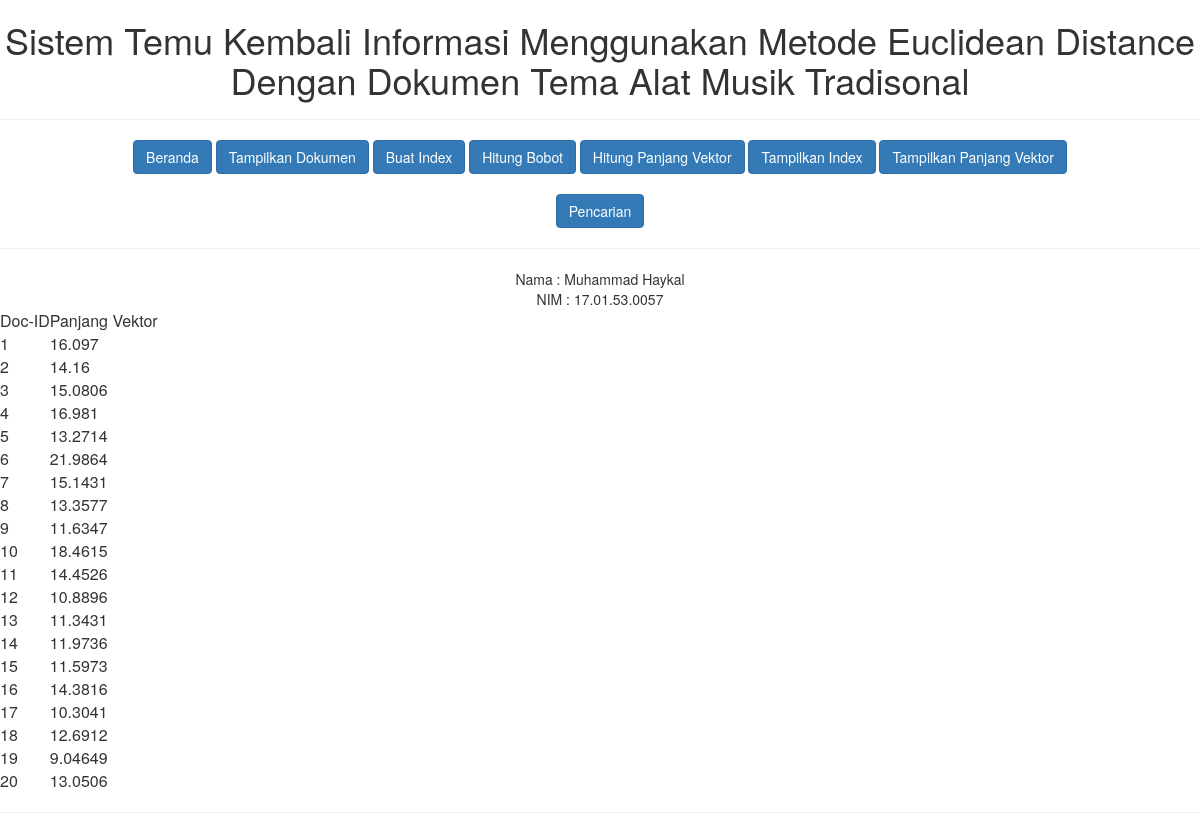
Page /index.php?act=showvektor on the committed database.
### tables this page shows
CREATE TABLE `tbvektor` (
  `DocId` int(11) NOT NULL,
  `Panjang` float NOT NULL
);

### index.php (the view, shortened to what this page needs)
<head>
    <link href="css/bootstrap.min.css" rel="stylesheet">
</head>
<body>
<h1 align=center>Sistem Temu Kembali Informasi Menggunakan Metode Euclidean Distance Dengan Dokumen Tema Alat Musik Tradisonal</h1>
<hr>
<div align=center>
<div class="container">
<a href="index.php" class="btn btn-primary">Beranda</a>
<a href="index.php?act=corpus" class="btn btn-primary">Tampilkan Dokumen</a>
<a href="index.php?act=indexing" class="btn btn-primary">Buat Index</a>
<a href="index.php?act=bobot" class="btn btn-primary">Hitung Bobot</a>
<a href="index.php?act=panjangvektor" class="btn btn-primary">Hitung Panjang Vektor</a>
<a href="index.php?act=showindex" class="btn btn-primary">Tampilkan Index</a>
<a href="index.php?act=showvektor" class="btn btn-primary">Tampilkan Panjang Vektor</a>
<br/>
<br/>
<a href="index.php?act=retrieve" class="btn btn-primary">Pencarian</a>
</div>
</div>
<hr />
<div align=center>
Nama 	: Muhammad Haykal <br/>
NIM		: 17.01.53.0057
</div>
<?php
include 'fungsi.php';
$apa = @$_GET["act"];
if ($apa == "corpus") {
	$result = mysqli_query($con,"SELECT * FROM tbberita ORDER BY Id");
	while($row = mysqli_fetch_array($result)) {
		echo $row['Id'] . ". <font color =blue>" . $row['Judul'] . "</font><br />" . $row['Berita'];
		echo "<hr />";
	}
}
else if ($apa == "indexing") {
	buatindex();
	print("<hr />");
}
else if ($apa == "bobot") {
	hitungbobot();
	print("<hr />");
}
else if ($apa == "panjangvektor") {
	panjangvektor();
	print("<hr />");
}
else if ($apa == "showvektor") {
	print("<table>");
	print("<tr><td>Doc-ID</td><td>Panjang Vektor</td></tr>");
	$result = mysqli_query($con,"SELECT * FROM tbvektor")or die (mysqli_error($con));
	while($row = mysqli_fetch_array($result)) {
		print("<tr>");
		print("<td>" . $row['DocId'] . "</td><td>" . $row['Panjang'] . "</td>");
		print("</tr>");
	}
	print("</table><hr />");
}
?>
</body>

### rows in the picture
tbvektor: DocId "1", Panjang "16.097"
tbvektor: DocId "2", Panjang "14.16"
tbvektor: DocId "3", Panjang "15.0806"
tbvektor: DocId "4", Panjang "16.981"
tbvektor: DocId "5", Panjang "13.2714"
tbvektor: DocId "6", Panjang "21.9864"
tbvektor: DocId "7", Panjang "15.1431"
tbvektor: DocId "8", Panjang "13.3577"
tbvektor: DocId "9", Panjang "11.6347"
tbvektor: DocId "10", Panjang "18.4615"
tbvektor: DocId "11", Panjang "14.4526"
tbvektor: DocId "12", Panjang "10.8896"
tbvektor: DocId "13", Panjang "11.3431"
tbvektor: DocId "14", Panjang "11.9736"
tbvektor: DocId "15", Panjang "11.5973"
tbvektor: DocId "16", Panjang "14.3816"
tbvektor: DocId "17", Panjang "10.3041"
tbvektor: DocId "18", Panjang "12.6912"
tbvektor: DocId "19", Panjang "9.04649"
tbvektor: DocId "20", Panjang "13.0506"
